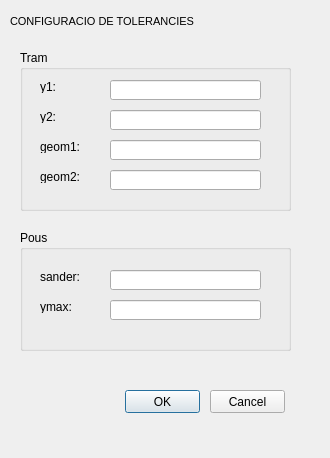
<?xml version="1.0" encoding="UTF-8"?>
<ui version="4.0">
 <class>Dialog</class>
 <widget class="QDialog" name="Dialog">
  <property name="geometry">
   <rect>
    <x>0</x>
    <y>0</y>
    <width>330</width>
    <height>458</height>
   </rect>
  </property>
  <property name="windowTitle">
   <string>Dialog</string>
  </property>
  <widget class="QLabel" name="label_general">
   <property name="geometry">
    <rect>
     <x>10</x>
     <y>10</y>
     <width>201</width>
     <height>22</height>
    </rect>
   </property>
   <property name="font">
    <font>
     <pointsize>8</pointsize>
     <italic>false</italic>
    </font>
   </property>
   <property name="frameShape">
    <enum>QFrame::NoFrame</enum>
   </property>
   <property name="frameShadow">
    <enum>QFrame::Plain</enum>
   </property>
   <property name="text">
    <string>CONFIGURACIO DE TOLERANCIES</string>
   </property>
   <property name="textFormat">
    <enum>Qt::AutoText</enum>
   </property>
   <property name="scaledContents">
    <bool>false</bool>
   </property>
   <property name="alignment">
    <set>Qt::AlignLeading|Qt::AlignLeft|Qt::AlignVCenter</set>
   </property>
   <property name="margin">
    <number>3</number>
   </property>
  </widget>
  <widget class="QPushButton" name="btn_accept">
   <property name="geometry">
    <rect>
     <x>125</x>
     <y>390</y>
     <width>75</width>
     <height>23</height>
    </rect>
   </property>
   <property name="text">
    <string>OK</string>
   </property>
  </widget>
  <widget class="QPushButton" name="btn_cancel">
   <property name="geometry">
    <rect>
     <x>210</x>
     <y>390</y>
     <width>75</width>
     <height>23</height>
    </rect>
   </property>
   <property name="text">
    <string>Cancel</string>
   </property>
  </widget>
  <widget class="QGroupBox" name="groupBox">
   <property name="geometry">
    <rect>
     <x>20</x>
     <y>50</y>
     <width>271</width>
     <height>161</height>
    </rect>
   </property>
   <property name="title">
    <string>Tram</string>
   </property>
   <widget class="QLineEdit" name="geom2">
    <property name="geometry">
     <rect>
      <x>90</x>
      <y>120</y>
      <width>151</width>
      <height>20</height>
     </rect>
    </property>
   </widget>
   <widget class="QLabel" name="label_2">
    <property name="geometry">
     <rect>
      <x>20</x>
      <y>90</y>
      <width>46</width>
      <height>13</height>
     </rect>
    </property>
    <property name="text">
     <string>geom1:</string>
    </property>
   </widget>
   <widget class="QLabel" name="label">
    <property name="geometry">
     <rect>
      <x>20</x>
      <y>30</y>
      <width>46</width>
      <height>13</height>
     </rect>
    </property>
    <property name="text">
     <string>y1:</string>
    </property>
   </widget>
   <widget class="QLineEdit" name="y1">
    <property name="geometry">
     <rect>
      <x>90</x>
      <y>30</y>
      <width>151</width>
      <height>20</height>
     </rect>
    </property>
   </widget>
   <widget class="QLabel" name="label_4">
    <property name="geometry">
     <rect>
      <x>20</x>
      <y>120</y>
      <width>46</width>
      <height>13</height>
     </rect>
    </property>
    <property name="text">
     <string>geom2:</string>
    </property>
   </widget>
   <widget class="QLineEdit" name="y2">
    <property name="geometry">
     <rect>
      <x>90</x>
      <y>60</y>
      <width>151</width>
      <height>20</height>
     </rect>
    </property>
   </widget>
   <widget class="QLineEdit" name="geom1">
    <property name="geometry">
     <rect>
      <x>90</x>
      <y>90</y>
      <width>151</width>
      <height>20</height>
     </rect>
    </property>
   </widget>
   <widget class="QLabel" name="label_3">
    <property name="geometry">
     <rect>
      <x>20</x>
      <y>60</y>
      <width>46</width>
      <height>13</height>
     </rect>
    </property>
    <property name="text">
     <string>y2:</string>
    </property>
   </widget>
  </widget>
  <widget class="QGroupBox" name="groupBox_2">
   <property name="geometry">
    <rect>
     <x>20</x>
     <y>230</y>
     <width>271</width>
     <height>121</height>
    </rect>
   </property>
   <property name="title">
    <string>Pous</string>
   </property>
   <widget class="QLineEdit" name="ymax">
    <property name="geometry">
     <rect>
      <x>90</x>
      <y>70</y>
      <width>151</width>
      <height>20</height>
     </rect>
    </property>
   </widget>
   <widget class="QLabel" name="label_5">
    <property name="geometry">
     <rect>
      <x>20</x>
      <y>40</y>
      <width>46</width>
      <height>13</height>
     </rect>
    </property>
    <property name="text">
     <string>sander:</string>
    </property>
   </widget>
   <widget class="QLabel" name="label_6">
    <property name="geometry">
     <rect>
      <x>20</x>
      <y>70</y>
      <width>46</width>
      <height>13</height>
     </rect>
    </property>
    <property name="text">
     <string>ymax:</string>
    </property>
   </widget>
   <widget class="QLineEdit" name="sander">
    <property name="geometry">
     <rect>
      <x>90</x>
      <y>40</y>
      <width>151</width>
      <height>20</height>
     </rect>
    </property>
   </widget>
  </widget>
 </widget>
 <resources/>
 <connections/>
</ui>
